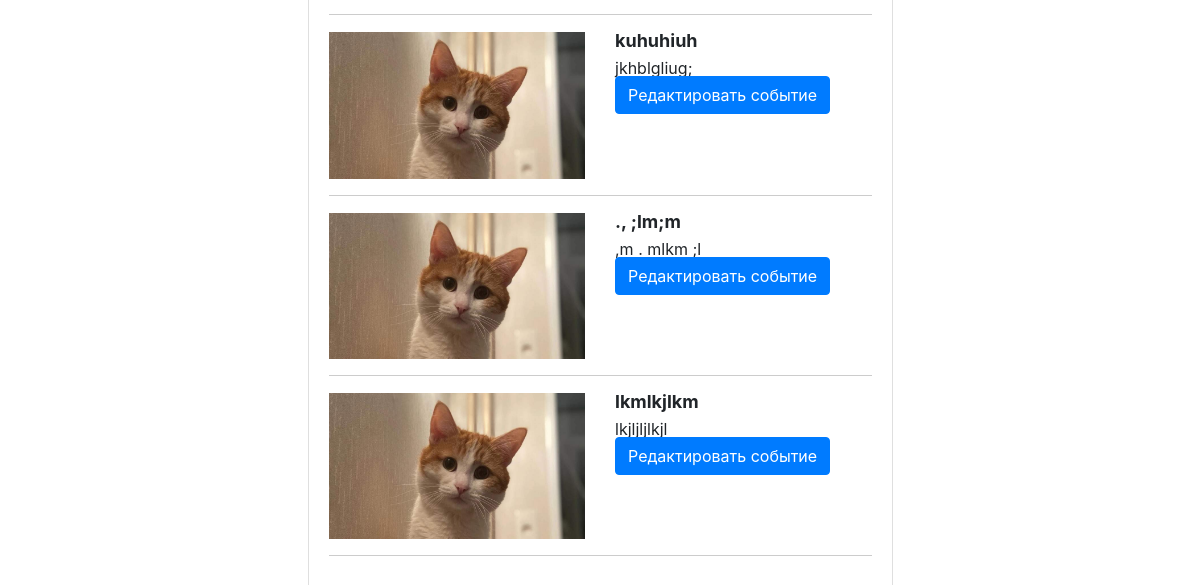
The app's page /profile/event/admin (lower part), older data.
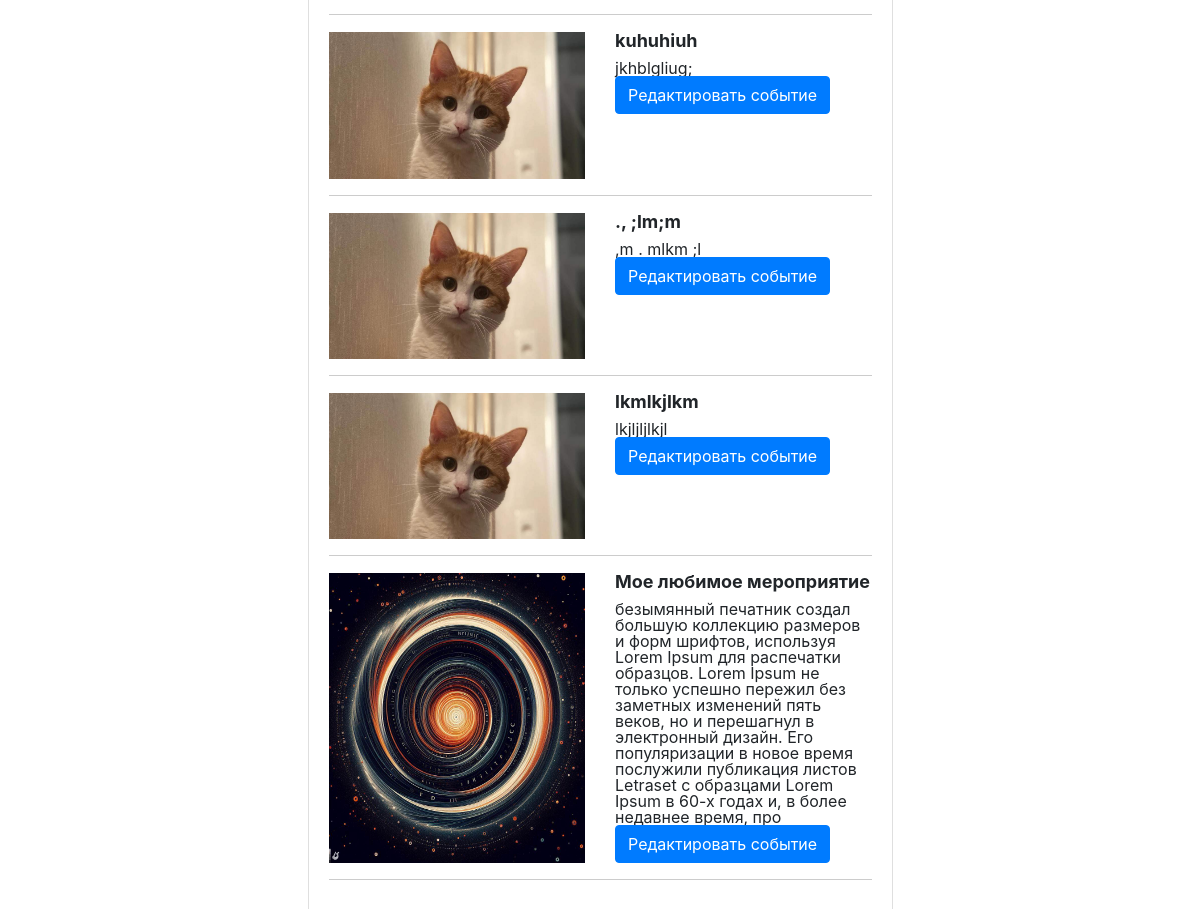
The same page, newer data.
### main/models.py (models this page shows, shortened)
class Event(models.Model):
    title = models.CharField(max_length=255, null=True, blank=True)
    description = models.TextField(null=True, blank=True)
    max_eventers = models.IntegerField(default=100)
    location = models.CharField(max_length=255, null=True, blank=True)
    date_event = models.DateTimeField(null=True, blank=True)
    event_type = models.ForeignKey('EventType', on_delete=models.CASCADE)
    education_level = models.ForeignKey('EducationLevel', on_delete=models.CASCADE)
    responsible = models.ForeignKey('CustomUser', null=True, blank=True, on_delete=models.CASCADE)
    image = models.ImageField(upload_to='images', null=True, blank=True)

### main/views.py (the view)
# urls.py: path('profile/event/admin', admin_profile_event, name='profile_event_admin'),
def admin_profile_event(request):
    event = Event.objects.all()
    context = {'event': event}
    return render(request, 'profile_list_event_admin.html', context=context)
    pass

### main/templates/profile_list_event_admin.html (shortened to what this page needs)
{% extends 'base.html' %}
{% load static %}
{% block content %}
<div class="card">
    <div class="card-body">
        <ul class="list-group">
            {% for events in event %}
            <li class="row">
                <div class="col">
                    <img src="/{{events.image}}" alt="">
                </div>
                <div class="col-6">
                    <div class="heder_event">
                        <div  class='title_event'>{{ events.title }}</div>
                    </div>
                    <div>{{ events.description }}</div>
                    <div>
                        <a class="btn btn-primary ms-auto" aria-current="page" href="{% url 'edit_event' events.id %}">Редактировать событие</a>
                    </div>
                </div>
            </li>
            <hr/>
            {% empty %}
            <li>Список мероприятий пуст.</li>
            {% endfor %}
        </ul>
    </div>
</div>
{% endblock %}

Row changes from the older to the newer data that the page shows:
added Event: image (picture), title "Мое любимое мероприятие", description "безымянный печатник создал большую коллекцию размеров и форм шрифтов, используя Lorem Ipsum для распечатки образцов. Lorem Ipsum не только успешно пережил без заметных изменений пять веков, но и перешагнул в электронный дизайн. Его популяризации в новое время послужили публикация листов Letraset с образцами Lorem Ipsum в 60-х годах и, в более недавнее время, про"
